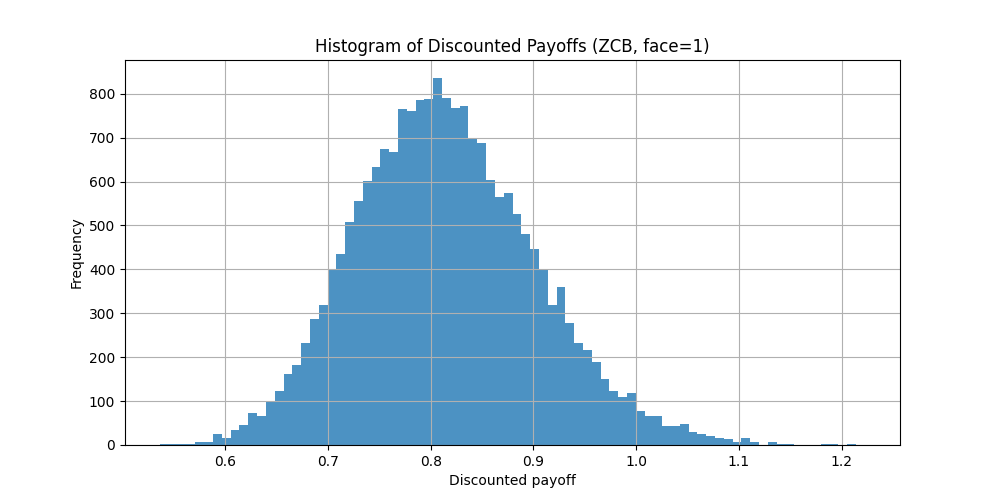

This chart was generated by the following Python code:
import numpy as np
import matplotlib.pyplot as plt

def price_zcb_vasicek_mc(
    a=0.1, b=0.05, sigma=0.02, r0=0.04,
    T=5.0, dt=1/252, n_paths=20000, use_antithetic=True, random_seed=42
):
    np.random.seed(random_seed)

    n_steps = int(T / dt)
    exp_adt = np.exp(-a * dt)
    m_coef = b * (1 - exp_adt)   # deterministic shift each step
    var_coef = (sigma**2) * (1 - np.exp(-2*a*dt)) / (2*a)
    sqrt_var = np.sqrt(var_coef)

    # generate standard normals (half if antithetic)
    half = n_paths // 2 if use_antithetic else n_paths
    Z = np.random.normal(size=(half, n_steps))
    if use_antithetic:
        Z = np.vstack([Z, -Z])

    # allocate and set initial rates
    r = np.empty((n_paths, n_steps + 1))
    r[:, 0] = r0

    # simulate using exact OU discretization
    for t in range(n_steps):
        r[:, t+1] = r[:, t] * exp_adt + m_coef + sqrt_var * Z[:, t]

    # integrate r over time using trapezoid rule -> integrals shape (n_paths,)
    integrals = (np.sum(r[:, :-1] + r[:, 1:], axis=1) * 0.5) * dt
    discounts = np.exp(-integrals)  # discounted payoff for face=1

    price = discounts.mean()
    std_error = discounts.std(ddof=1) / np.sqrt(n_paths)
    ci_low = price - 1.96 * std_error
    ci_high = price + 1.96 * std_error

    # results
    print("Monte Carlo Vasicek ZCB Pricing")
    print("--------------------------------")
    print(f"Parameters: a={a}, b={b}, sigma={sigma}, r0={r0}, T={T}, dt={dt}")
    print(f"Paths: {n_paths}, antithetic={use_antithetic}")
    print(f"Estimated price: {price:.6f}")
    print(f"Standard error: {std_error:.6f}")
    print(f"95% CI: [{ci_low:.6f}, {ci_high:.6f}]")

    # histogram
    plt.figure(figsize=(10,5))
    plt.hist(discounts, bins=80, alpha=0.8)
    plt.title("Histogram of Discounted Payoffs (ZCB, face=1)")
    plt.xlabel("Discounted payoff")
    plt.ylabel("Frequency")
    plt.grid(True)
    plt.show()

    return {"price": price, "std_error": std_error, "ci": (ci_low, ci_high), "discounts": discounts}

# Example run
res = price_zcb_vasicek_mc(
    a=0.1, b=0.05, sigma=0.02, r0=0.04,
    T=5.0, dt=1/252, n_paths=20000, use_antithetic=True, random_seed=42
)
